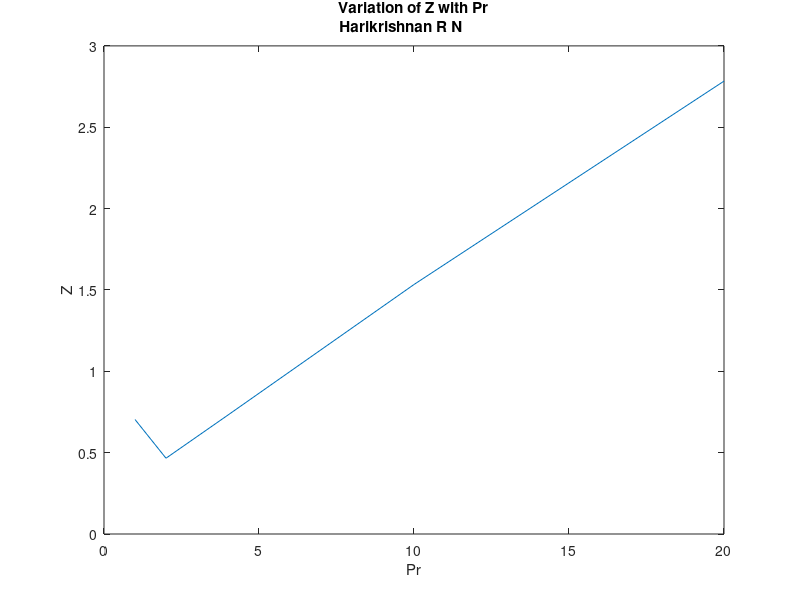

The MATLAB source for this figure:
%% Question 1, Harikrishnan R N, 18CHE147
% Here I will show how to solve question 1 of the assignment by solving the
% cubic equation of van der waal EOS
%% Defining Constants
% Here we define the constants, physical constants of components: 
%Enter the Parameters Below : 
P_atm = 56;         % Pressure in atm units
P = P_atm*101325;   % Pressure in Pa units
T = 450;            % Temperature in K units
Tc = 405.5;         % Critical Temperature in K units
Pc_atm = 111.3;     % Critical Pressure in atm units
Pc = Pc_atm*101325; % Critical Pressure in Pa units
R = 8.3144621;      % Universal Gas constans J/gmol-K
% Defining the Van der waal parameters a and b below : 
a = (27/64)*R*R*Tc*Tc/Pc ; 
b = (1/8)*R*Tc/Pc; 
%% Finding the molar volume (First bit) : 
% Here we will see how th molar Volume is found:
p = [P -(R*T + P*b) a -a*b]; 
V = roots(p) ;
disp([ '1. ','The Molar Volume of Gas is = ', num2str(max(V)),' m^3/gmol']);
disp([ '   ','The Compressibility factor of Gas is = ', num2str(P*max(V)/R/T)]);
%% Solving for the Second Bit: 
Pr = [1 2 4 10 20] ; 
for i = Pr
    P_i = Pc*i ; 
    p = [P_i -(R*T + P_i*b) a -a*b];
    V = roots(p) ;
    disp([ '2. ','The Molar Volume of Gas is = ', num2str(max(real(V))),' m^3/gmol',' for Pr =', num2str(i)]);
    disp([ '   ','The Compressibility factor of Gas is = ', num2str(P_i*max(real(V))/R/T)]);
end

%% Solving for the Third bit : 
% To show variation of compressibility factor with Pr, we can plot them : 
Z_all = zeros(size(Pr));
j = 1;
for i = Pr
    P_i = Pc*i ; 
    p = [P_i -(R*T + P_i*b) a -a*b];
    V = roots(p) ;
    Z_all(j) = P_i*max(real((V)))/R/T;
    j =j + 1;
end
disp( "3. Program will print the plot..." );
plot(Pr, Z_all);
title([" Variation of Z with Pr " ; " Harikrishnan R N"]);
xlabel( " Pr ") ; ylabel(" Z ") ; 